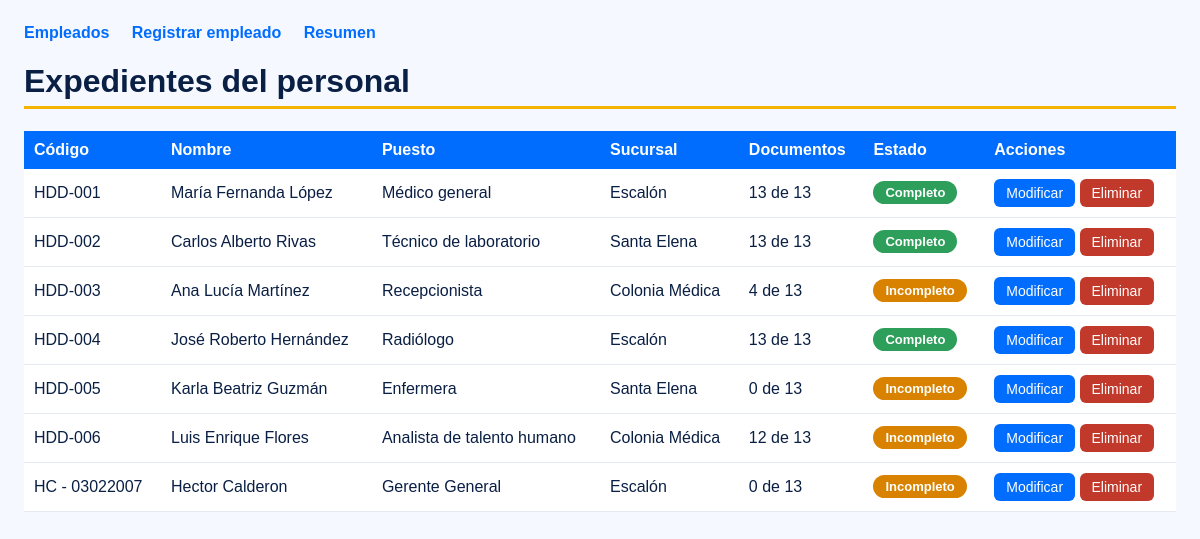
The page /empleados on the database as committed earlier.
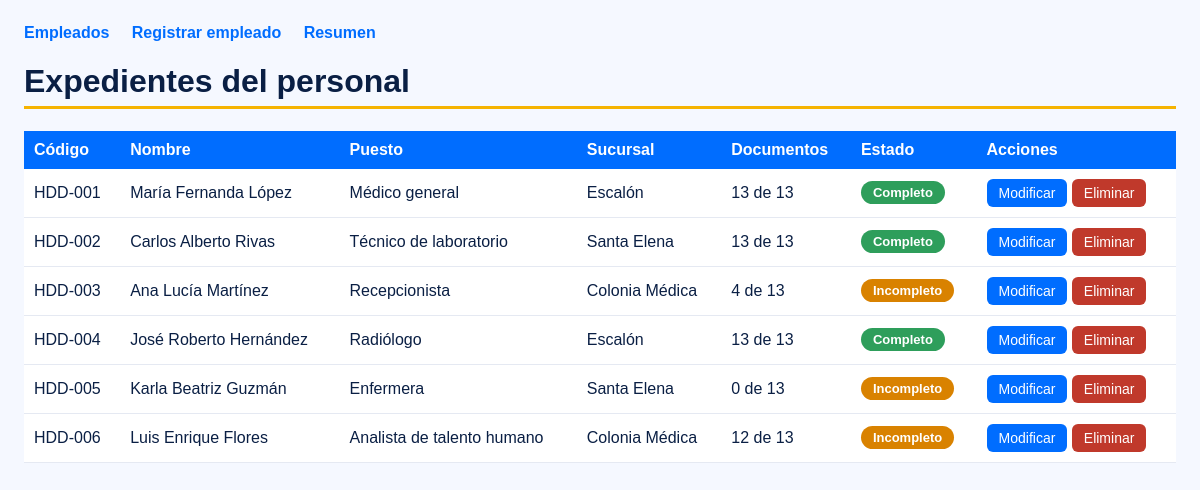
The same page on the database as committed later.
### tables this page shows
CREATE TABLE empleados (
    id INTEGER PRIMARY KEY AUTOINCREMENT,
    codigo TEXT NOT NULL UNIQUE,
    nombre TEXT NOT NULL,
    puesto TEXT NOT NULL,
    area TEXT NOT NULL,
    sucursal TEXT NOT NULL,
    fecha_ingreso TEXT NOT NULL
);

### app.py (the view)
@app.route("/empleados")
def listar():
    filas = obtener_empleados()
    empleados = []
    for fila in filas:
        if fila["total"] > 0 and fila["entregados"] == fila["total"]:
            estado, clase = "Completo", "completo"
        else:
            estado, clase = "Incompleto", "incompleto"
        empleados.append({"datos": fila, "estado": estado, "clase": clase})
    return render_template("empleados.html", empleados=empleados)

### app.py (called while the page is built)
def conectar():
    conexion = sqlite3.connect("hospital.db")
    conexion.row_factory = sqlite3.Row
    conexion.execute("PRAGMA foreign_keys = ON")
    return conexion

def obtener_empleados():
    conexion = conectar()
    filas = conexion.execute("""
        SELECT e.*, COALESCE(SUM(x.entregado), 0) AS entregados, COUNT(x.documento_id) AS total
        FROM empleados e
        LEFT JOIN expediente x ON x.empleado_id = e.id
        GROUP BY e.id
        ORDER BY e.id
    """).fetchall()
    conexion.close()
    return filas

### templates/empleados.html (shortened to what this page needs)
{% extends "base.html" %}
{% block contenido %}
<h1>Expedientes del personal</h1>
<table>
  <tr><th>Código</th><th>Nombre</th><th>Puesto</th><th>Sucursal</th><th>Documentos</th><th>Estado</th><th>Acciones</th></tr>
  {% for e in empleados %}
  <tr>
    <td>{{ e.datos.codigo }}</td>
    <td>{{ e.datos.nombre }}</td>
    <td>{{ e.datos.puesto }}</td>
    <td>{{ e.datos.sucursal }}</td>
    <td>{{ e.datos.entregados }} de {{ e.datos.total }}</td>
    <td><span class="badge {{ e.clase }}">{{ e.estado }}</span></td>
    <td>
      <a class="boton" href="/empleados/editar/{{ e.datos.id }}">Modificar</a>
      <form class="inline" method="POST" action="/empleados/eliminar/{{ e.datos.id }}"
            onsubmit="return confirm('¿Eliminar a {{ e.datos.nombre }} y todo su expediente?');">
        <button type="submit" class="peligro">Eliminar</button>
      </form>
    </td>
  </tr>
  {% else %}
  <tr><td colspan="7">No hay empleados registrados.</td></tr>
  {% endfor %}
</table>
{% endblock %}

### templates/base.html (shortened to what this page needs)
<!doctype html>
<html lang="es">
<head>
<link rel="stylesheet" href="{{ url_for('static', filename='style.css') }}">
</head>
<body>
<nav>
  <a href="/empleados">Empleados</a>
  <a href="/empleados/nuevo">Registrar empleado</a>
  <a href="/resumen">Resumen</a>
</nav>
{% block contenido %}{% endblock %}
</body>
</html>

### static/style.css (style rules this page uses)
body { font-family: Arial, sans-serif; background: #f5f8ff; color: #0a1f44; margin: 0; padding: 24px; }
nav { margin-bottom: 20px; }
nav a { margin-right: 18px; color: #006dff; font-weight: bold; text-decoration: none; }
h1 { border-bottom: 3px solid #f5b301; padding-bottom: 6px; }
table { border-collapse: collapse; width: 100%; background: #ffffff; }
th { background: #006dff; color: #ffffff; padding: 10px; text-align: left; }
td { padding: 10px; border-bottom: 1px solid #e5e9f2; }
button, .boton { display: inline-block; margin-top: 16px; padding: 10px 18px; background: #006dff; color: #ffffff; border: 0; border-radius: 6px; cursor: pointer; text-decoration: none; font-size: 14px; }
td button, td .boton { margin-top: 0; padding: 6px 12px; }
.peligro { background: #c0392b; }
form.inline { display: inline; }
.completo { --color: #2e9e5b; --fondo: #e3f6ea; }
.incompleto { --color: #d98200; --fondo: #fff1d9; }
.badge { display: inline-block; padding: 4px 12px; border-radius: 14px; color: #ffffff; background: var(--color); font-size: 13px; font-weight: bold; }

Rows that differ between the two databases and show on the page:
removed empleados: datos.codigo "HC - 03022007", datos.nombre "Hector Calderon", datos.puesto "Gerente General", datos.sucursal "Escalón"
Other text that changed with them:
list line gone: "0 de 13 Incompleto Modificar Eliminar"
